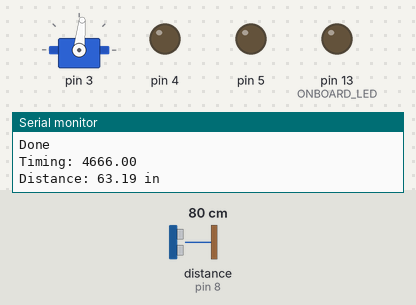
The program below on a simulated Arduino Uno, built with avr-gcc and run on an emulated ATmega328P. On the bench: servo, output pins drawn as LEDs (lit = HIGH), the last lines printed to the serial monitor. Wiring (inferred from the names in the program): ultrasonic range finder: trigger pin 7; echo pin 8. Dashed ring = blinking. The inputs (shaded band) are chosen by the test bench; at power-on: distance to the obstacle (sensor on pin 8) 80 cm. The echo pulse lasts 58.3 µs per cm; servo pulses on a pin are drawn as a servo (544–2400 µs = 0–180°); pins used as bus, display or sensor lines are not drawn.

Above: at 2.1 s.
2.2 s: distance to the obstacle (sensor on pin 8) set to 17 cm
4.1 s: distance to the obstacle (sensor on pin 8) set to 14 cm
At 5.6 s:
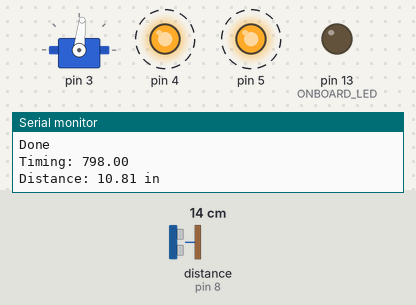
8.3 s: distance to the obstacle (sensor on pin 8) set to 18 cm
At 9.1 s:
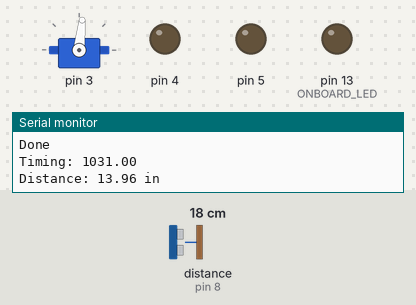
Timing chart, 0 to 11.3 s (numbered marks = the images above; inputs shaded):
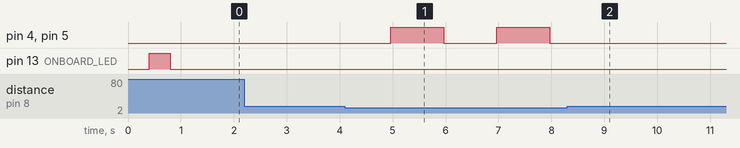

Measured:
- the behaviour switches between 16 and 15 cm on distance to the obstacle (sensor on pin 8) (found by bisection; images 0 and 1)
- after the input at 4.1 s, pin 4, pin 5: alternates HIGH for 1.0 s and LOW for 1.0 s, starting after 0.87 s
- after the input at 8.3 s, pin 4, pin 5: stops changing and stays LOW

The program:

main.cpp
```cpp
/*--------------------------------------------------------------------
Name: Noah Whyrick
Date: 02/28/2025
Course: CSCE 336 Embedded Systems (Spring 2025)
File: main.cpp
HW/Lab: Lab 3/Project
Purp: Main entry point for the program
Doc: I helped no one and no people helped me.

Academic Integrity Statement: I certify that, while others may have
assisted me in brain storming, debugging and validating this program,
the program itself is my own work. I understand that submitting code
which is the work of other individuals is a violation of the honor
code. I also understand that if I knowingly give my original work to
another individual is also a violation of the honor code.
--------------------------------------------------------------------*/

#include <Arduino.h>
#include "include/servo.h"
#include "include/ultrasonic.h"

// Pin definitions
#define ONBOARD_LED 5

void initLED();

void setup()
{
  // Debug: check if available (i.e. plugged in to laptop)
  Serial.begin(9200);
  Serial.println("Beginning startup sequence.");
  // Initialize and test onboard LED to test basic functionality
  initLED();
  // Initialize servo unit
  ServoUnit::initServo();
  Ultrasonic::initUltraSonic();
  Serial.println("Startup complete");
}

/**
 * Initializes and tests the onboard LED
 */
void initLED()
{
  Serial.println("Testing onboard LED");
  DDRD |= (1 << PD4); // Red LED
  DDRD |= (1 << PD5); // Green LED
  DDRB |= (1 << ONBOARD_LED); // Set to output
  PORTB &= ~(1 << ONBOARD_LED); // Turn off
  delay(400);
  PORTB |= (1 << ONBOARD_LED); // Turn on
  delay(400);
  PORTB &= ~(1 << ONBOARD_LED); // Turn off
  Serial.println("Done");
}

void loop()
{
  ServoUnit::turn(21); // Ensure we start at the center

  double value = Ultrasonic::readTiming();
  double distance = (0.000001 * value) * 13543; // distance = time * velocity
  Serial.print("Distance: ");
  Serial.print(distance);
  Serial.println(" in");
  if (distance <= 12)
  {
    PORTD |= (1 << PD4); // Set red LED high
    PORTD |= (1 << PD5); // Set green LED high
    _delay_ms(1000);
    PORTD &= ~(1 << PD4); // Set red LED low
    PORTD &= ~(1 << PD5); // Set green LED low
  }

  //ServoUnit::turn(37); // Left
  //value = Ultrasonic::readTiming();
  //distance = (0.000001 * value) * 13543;
  //if (distance <= 12)
  //{
  //  PORTD |= (1 << PD4); // Set red LED high
  //  _delay_ms(1000);
  //  PORTD &= ~(1 << PD4); // Set red LED low
  //}
//
  //ServoUnit::turn(7);
  //value = Ultrasonic::readTiming();
  //distance = (0.000001 * value) * 13543;
  //if (distance <= 12)
  //{
  //  PORTD |= (1 << PD5); // Set green LED high
  //  _delay_ms(1000);
  //  PORTD &= ~(1 << PD5); // Set green LED low
  //}
}//
```

servo.h
```cpp
/*--------------------------------------------------------------------
Name: Noah Whyrick
Date: 02/27/2025
Course: CSCE 336 Embedded Systems (Spring 2025)
File: servo.h
HW/Lab: Lab 3/Project
Purp: Library header file for controlling the robot servo
Doc: I helped no one and no people helped me.

Academic Integrity Statement: I certify that, while others may have
assisted me in brain storming, debugging and validating this program,
the program itself is my own work. I understand that submitting code
which is the work of other individuals is a violation of the honor
code. I also understand that if I knowingly give my original work to
another individual is also a violation of the honor code.
--------------------------------------------------------------------*/

#ifndef SERVOUNIT
#define SERVOUNIT

namespace ServoUnit
{
    // For use with TCCR2A (phase correct PWM)
    const byte counter2MaskA =
    {
        (1 << WGM20) |
        (1 << WGM21) |
        (1 << COM2B1) // Turns on and off output
    };

    // Phase correct PWM with prescalar of 1024
    const byte counter2MaskB =
    {
        (1 << WGM22) |
        (1 << CS20) |
        (1 << CS21) |
        (1 << CS22)
    };

    // Sets OCR2B to output
    const byte ddrdMask =
    {
        (1 << PD3)
    };

    /**
    * Function to initialize servo
    *
    * FOR USE DURING SETUP
    */
    void initServo();

    /**
     * Turns the servo depending on the value to enter into the
     * OCR2B register
     */
    void turn(int ocr2bValue);
}

#endif
```

ultrasonic.h
```cpp
/*--------------------------------------------------------------------
Name: Noah Whyrick
Date: 02/27/2025
Course: CSCE 336 Embedded Systems (Spring 2025)
File: ultrasonic.h
HW/Lab: Lab 3/Project
Purp: Library header file for controlling the ultrasonic sensor
Doc: I helped no one and no people helped me.

Academic Integrity Statement: I certify that, while others may have
assisted me in brain storming, debugging and validating this program,
the program itself is my own work. I understand that submitting code
which is the work of other individuals is a violation of the honor
code. I also understand that if I knowingly give my original work to
another individual is also a violation of the honor code.
--------------------------------------------------------------------*/

#ifndef ULTRASONIC
#define ULTRASONIC

#include <Arduino.h>

namespace Ultrasonic
{
    #define trigger 7 // Outputting on digital pin 7
    #define echo 0    // Echo on PB0 to use ICP1

    byte tccr1bMask =
    {
        (1 << ICES1) | // Rising edge triggers capture
        (1 << CS10)  |
        (1 << WGM12) | // WGM bits all to 1 for fast pwm with OCR1A as top
        (1 << WGM13)
    };

    byte tccr1aMask =
    {
        (1 << WGM11)  |
        (1 << WGM10)  |
        (1 << COM1A0) | // Clear OC1A/OC1B on compare match, set on BOTTOM
        (1 << COM1B0)   // Non-inverting mode
    };

    /**
    * Initializes the ultrasonic sensor
    *
    * FOR USE DURING SETUP
    */
    void initUltraSonic();

    /**
     * Reads the timing from the Timer 1 input capture unit and returns it
     */
    double readTiming();
}

#endif
```

motorDriver.h
```cpp
/*--------------------------------------------------------------------
Name: Noah Whyrick
Date: 03/12/2025
Course: CSCE 336 Embedded Systems (Spring 2025)
File: motorDriver.h
HW/Lab: Project
Purp: Library header file for controlling the DC motors
Doc: I helped no one and no people helped me.

Academic Integrity Statement: I certify that, while others may have
assisted me in brain storming, debugging and validating this program,
the program itself is my own work. I understand that submitting code
which is the work of other individuals is a violation of the honor
code. I also understand that if I knowingly give my original work to
another individual is also a violation of the honor code.
--------------------------------------------------------------------*/

#ifndef MOTOR_DRIVER
#define MOTOR_DRIVER

#include <Arduino.h>

/**
 * Namespace for the motor controller library
 */
namespace MotorDriver
{
    /**
     * Initializes the motors and timer0 to control them
     *
     * FOR USE DURING SETUP
     */
    void initMotorDriver();

    /**
     * Turns the robot left by timerValue
     */
    void turnLeft(int timerValue);

    /**
     * Turns the robot right by timerValue
     */
    void turnRight(int timerValue);

    /**
     * Sets the overall motion of the robot to forward or backward
     */
    void setMotion(bool forward, bool backward);
}

#endif
```

motorDriver.cpp
```cpp
/*--------------------------------------------------------------------
Name: Noah Whyrick
Date: 03/12/2025
Course: CSCE 336 Embedded Systems (Spring 2025)
File: motorDriver.cpp
HW/Lab: Project
Purp: Implementation of motorDriver.h
Doc: I helped no one and no people helped me.

Academic Integrity Statement: I certify that, while others may have
assisted me in brain storming, debugging and validating this program,
the program itself is my own work. I understand that submitting code
which is the work of other individuals is a violation of the honor
code. I also understand that if I knowingly give my original work to
another individual is also a violation of the honor code.
--------------------------------------------------------------------*/

#include <Arduino.h>
#include "include/motorDriver.h"

/**
* Initializes the motors and timer0 to control them
*
* FOR USE DURING SETUP
*/
void MotorDriver::initMotorDriver()
{
    // Set motion initially to not moving
    MotorDriver::setMotion(false, false);
}

/**
 * Turns the robot left by timerValue
 */
void MotorDriver::turnLeft(int timerValue)
{
    // Stop before turning
    MotorDriver::setMotion(false, false);
}

/**
* Turns the robot right by timerValue
*/
void MotorDriver::turnRight(int timerValue)
{
    // Stop before turning
    MotorDriver::setMotion(false, false);
}

/**
* Sets the overall motion of the robot to forward or backward
*/
void MotorDriver::setMotion(bool forward, bool backward)
{
    // Move forward
    if (forward)
    {
        // TODO: setup register values
    }
    // Move backward
    else if (backward)
    {
        // TODO: setup register values
    }
    // Stop
    else
    {
        // TODO: register values
    }
}
```

servo.cpp
```cpp
/*--------------------------------------------------------------------
Name: Noah Whyrick
Date: 02/28/2025
Course: CSCE 336 Embedded Systems (Spring 2025)
File: servo.cpp
HW/Lab: Lab 3/Project
Purp: Implements the servo.h library header
Doc: Received help from Dr. Falkinburg

Academic Integrity Statement: I certify that, while others may have
assisted me in brain storming, debugging and validating this program,
the program itself is my own work. I understand that submitting code
which is the work of other individuals is a violation of the honor
code. I also understand that if I knowingly give my original work to
another individual is also a violation of the honor code.
--------------------------------------------------------------------*/

#include <Arduino.h>
#include "include/servo.h"

/**
 * Initializes the servo unit
 */
void ServoUnit::initServo()
{
    Serial.println("Initializing servo unit");

    TCCR2A = counter2MaskA; // Set to fast pwm
    TCCR2B = counter2MaskB; // Set output compare and prescalar of 1024
    OCR2A = 255; // Top of timer 2
    TCNT2 = 0; // Clear timer
    DDRD |= ddrdMask; // OCR2B set to output

    Serial.println("Initializing startup sequence");
    Serial.println("Done");
    Serial.println("Servo initialization complete");
}

/**
 * Turns the servo depending on the value to enter into the
 * OCR2B register
 */
void ServoUnit::turn(int ocr2bValue)
{
    OCR2B = ocr2bValue;
    _delay_ms(1000);
}
```

ultrasonic.cpp
```cpp
/*--------------------------------------------------------------------
Name: Noah Whyrick
Date: 02/27/2025
Course: CSCE 336 Embedded Systems (Spring 2025)
File: ultrasonic.cpp
HW/Lab: Lab 3/Project
Purp: Library implementation of ultrasonic.h
Doc: I helped no one and no people helped me.

Academic Integrity Statement: I certify that, while others may have
assisted me in brain storming, debugging and validating this program,
the program itself is my own work. I understand that submitting code
which is the work of other individuals is a violation of the honor
code. I also understand that if I knowingly give my original work to
another individual is also a violation of the honor code.
--------------------------------------------------------------------*/

#include <Arduino.h>
#include "include/ultrasonic.h"

// Clears out the timer registers
void clearRegisters();
// Sends a pulse out over the ultrasonic sensor
void sendPulse();

/**
 * Initializes the ultrasonic sensor
 */
void Ultrasonic::initUltraSonic()
{
    Serial.println("Initializing ultrasonic sensor unit");

    DDRD |= (1 << trigger); // Set PD7 for signal output
    PORTD |= (1 << trigger); // Enable pull up resistor
    DDRB &= ~(1 << echo); // Set PB0 for input to track echo in ICP1

    // Mask definitions in header file
    TCCR1A = tccr1aMask;
    TCCR1B = tccr1bMask;
    TCCR1C = 0;

    clearRegisters();

    Serial.println("Ultrasonic sensor unit initialization complete");
}

/**
 * Sends a pulse out over the ultrasonic sensor
 */
void sendPulse()
{
    Serial.println("Sending pulse");
    // Set high
    PORTD |= (1 << trigger);
    // Delay 10 microseconds
    _delay_us(10);
    // Set low
    PORTD &= ~(1 << trigger);
    Serial.println("Done");
}

/**
 * Reads the timing for Timer 1 input capture unit and returns it
 */
double Ultrasonic::readTiming()
{
    // TODO: fix
    sendPulse();

    double timing = pulseIn(8, HIGH);
    Serial.print("Timing: ");
    Serial.println(timing);

    // Poll ICP1
    //while((TIFR1 & (1 << ICF1)) == 0);
    //Serial.println("Input Detected");
    //TIFR1 |= (1 << ICF1); // clear register flag
    //PORTD |= (1 << PD4); // Set red LED high
    //_delay_ms(1000);
    //PORTD &= ~(1 << PD4); // Set red LED low
    //Serial.print("Timing: ");
    //Serial.println(TCNT1L);
    //clearRegisters();
    //
    //return ICR1;

    return timing;
}

// Clears out the timer registers
void clearRegisters()
{
  //Set counter to zero, high byte first
  TCNT1H = 0;
  TCNT1L = 0;
  // Clear ICR1, high byte first
  ICR1H = 0;
  ICR1L = 0;
}
```
